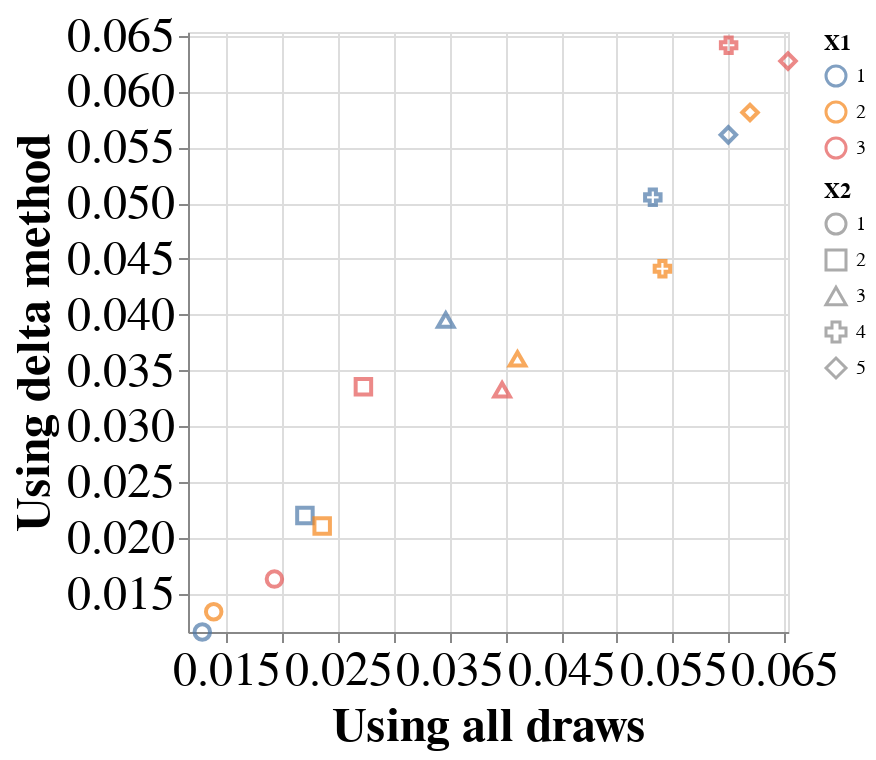

The code cell stored with this chart in its notebook:
### Code cell
chart

### Figure 1 — Vega-Lite specification as saved in the notebook (floating-point values rounded to 4 significant figures)
{"config": {"view": {"continuousWidth": 300, "continuousHeight": 300}, "axis": {"labelFontSize": 24, "titleFontSize": 24}}, "data": {"name": "data-bb854da09f4ff59a8f9a4cf014249696"}, "mark": {"type": "point", "size": 60}, "encoding": {"color": {"field": "X1", "legend": {"title": "X1"}, "type": "nominal"}, "shape": {"field": "X2", "legend": {"title": "X2"}, "type": "nominal"}, "x": {"axis": {"title": "Using all draws"}, "field": "all_draws", "scale": {"domain": [0.01158, 0.06533], "zero": false}, "type": "quantitative"}, "y": {"axis": {"title": "Using delta method"}, "field": "delta_method", "scale": {"domain": [0.01158, 0.06533], "zero": false}, "type": "quantitative"}}, "$schema": "https://vega.github.io/schema/vega-lite/v5.17.0.json", "datasets": {"data-bb854da09f4ff59a8f9a4cf014249696": [{"X1": 1, "X2": 1, "delta_method": 0.01158, "all_draws": 0.01286}, {"X1": 2, "X2": 1, "delta_method": 0.01339, "all_draws": 0.01388}, {"X1": 3, "X2": 1, "delta_method": 0.01632, "all_draws": 0.01932}, {"X1": 1, "X2": 2, "delta_method": 0.02201, "all_draws": 0.02205}, {"X1": 2, "X2": 2, "delta_method": 0.02108, "all_draws": 0.0236}, {"X1": 3, "X2": 2, "delta_method": 0.03355, "all_draws": 0.02729}, {"X1": 1, "X2": 3, "delta_method": 0.03952, "all_draws": 0.03467}, {"X1": 2, "X2": 3, "delta_method": 0.03605, "all_draws": 0.0411}, {"X1": 3, "X2": 3, "delta_method": 0.03328, "all_draws": 0.03972}, {"X1": 1, "X2": 4, "delta_method": 0.05052, "all_draws": 0.05322}, {"X1": 2, "X2": 4, "delta_method": 0.04412, "all_draws": 0.05408}, {"X1": 3, "X2": 4, "delta_method": 0.06414, "all_draws": 0.06001}, {"X1": 1, "X2": 5, "delta_method": 0.05611, "all_draws": 0.05998}, {"X1": 2, "X2": 5, "delta_method": 0.05812, "all_draws": 0.06193}, {"X1": 3, "X2": 5, "delta_method": 0.06272, "all_draws": 0.06533}]}}
